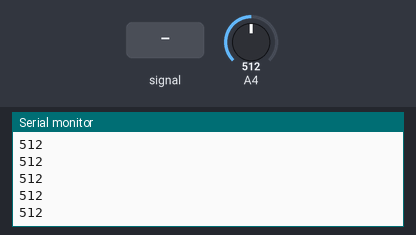
Recording of a sketch running on a simulated Arduino Uno, built with avr-gcc and run on an emulated ATmega328P. Shown: the last lines printed to the serial monitor. The inputs (shaded band) are chosen by the test bench; at power-on: A4 = 512.

Above: at 0.8 s.
0.9 s: A4 fed a 200 Hz sine of ±81 counts around its level
2.4 s: A4 set to 716
At 3.3 s:
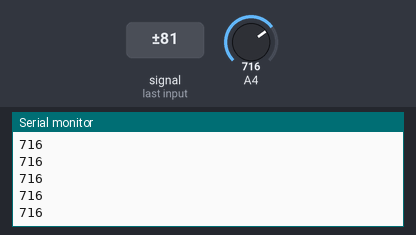
3.9 s: A4 fed a 1000 Hz sine of ±255 counts around its level
At 4.7 s:
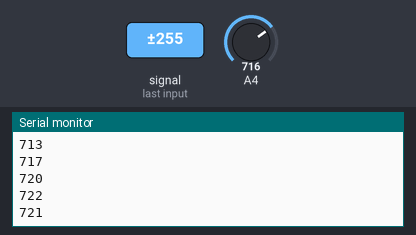
5.4 s: A4 set to 900
At 6.2 s:
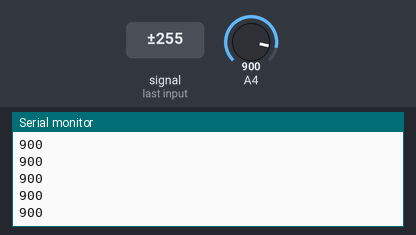
Timing chart, 0 to 7.9 s (numbered marks = the images above; inputs shaded):
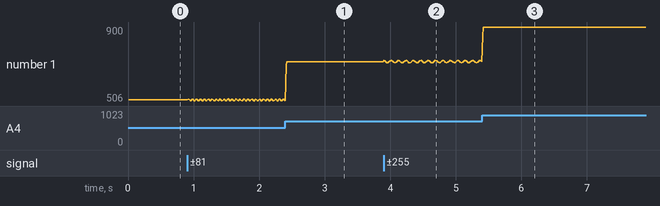

Measured:
- after the input at 2.4 s, the serial monitor: prints a new line at once (image 1)
- after the input at 3.9 s, the serial monitor: prints a new line at once (image 2)
- after the input at 5.4 s, the serial monitor: prints a new line at once (image 3)
- plotted number 1: 512 → 507 after the input at 0.9 s, 507 → 716 after the input at 2.4 s, 716 → 900 after the input at 5.4 s

The sketch:

keypad_value.ino
```cpp
//open serial monitor and record values (youll need to add the min and max value for the calc to properly reconize the buttons pressed)
#include<avr/io.h>
#include <util/delay.h>
#include<LCD.h>
#define checkbit(x, y) ((x) & (y))
#define bitn(p) (0x01 << (p))
int i=0;
long result, average;

int main (void)
{
  Serial.begin(2000000);
  while(1)
  {
    ADMUX = 0x44;
    ADCSRA = 0xC7;
    while(checkbit(ADCSRA, bitn(ADSC)));
    result = result + ADCW;
    i++;
    if (i>99)
    {
      average = result/100;
      Serial.println(average);
      result = 0;
      average = 0;
      i = 0;
    }
  }
}
```
